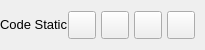
           <widget class="QFrame" name="contentTopBg">
            <property name="minimumSize">
             <size>
              <width>0</width>
              <height>50</height>
             </size>
            </property>
            <property name="maximumSize">
             <size>
              <width>16777215</width>
              <height>50</height>
             </size>
            </property>
            <property name="frameShape">
             <enum>QFrame::NoFrame</enum>
            </property>
            <property name="frameShadow">
             <enum>QFrame::Raised</enum>
            </property>
            <layout class="QHBoxLayout" name="horizontalLayout">
             <property name="spacing">
              <number>0</number>
             </property>
             <property name="leftMargin">
              <number>0</number>
             </property>
             <property name="topMargin">
              <number>0</number>
             </property>
             <property name="rightMargin">
              <number>10</number>
             </property>
             <property name="bottomMargin">
              <number>0</number>
             </property>
             <item>
              <widget class="QFrame" name="leftBox">
               <property name="sizePolicy">
                <sizepolicy hsizetype="Expanding" vsizetype="Preferred">
                 <horstretch>0</horstretch>
                 <verstretch>0</verstretch>
                </sizepolicy>
               </property>
               <property name="frameShape">
                <enum>QFrame::NoFrame</enum>
               </property>
               <property name="frameShadow">
                <enum>QFrame::Raised</enum>
               </property>
               <layout class="QHBoxLayout" name="horizontalLayout_3">
                <property name="spacing">
                 <number>0</number>
                </property>
                <property name="leftMargin">
                 <number>0</number>
                </property>
                <property name="topMargin">
                 <number>0</number>
                </property>
                <property name="rightMargin">
                 <number>0</number>
                </property>
                <property name="bottomMargin">
                 <number>0</number>
                </property>
                <item>
                 <widget class="QLabel" name="titleRightInfo">
                  <property name="sizePolicy">
                   <sizepolicy hsizetype="Preferred" vsizetype="Expanding">
                    <horstretch>0</horstretch>
                    <verstretch>0</verstretch>
                   </sizepolicy>
                  </property>
                  <property name="maximumSize">
                   <size>
                    <width>16777215</width>
                    <height>45</height>
                   </size>
                  </property>
                  <property name="font">
                   <font>
                    <family>Segoe UI</family>
                    <pointsize>10</pointsize>
                    <italic>false</italic>
                    <bold>false</bold>
                   </font>
                  </property>
                  <property name="text">
                   <string>Code Static</string>
                  </property>
                  <property name="alignment">
                   <set>Qt::AlignLeading|Qt::AlignLeft|Qt::AlignVCenter</set>
                  </property>
                 </widget>
                </item>
               </layout>
              </widget>
             </item>
             <item alignment="Qt::AlignRight">
              <widget class="QFrame" name="rightButtons">
               <property name="minimumSize">
                <size>
                 <width>0</width>
                 <height>28</height>
                </size>
               </property>
               <property name="frameShape">
                <enum>QFrame::NoFrame</enum>
               </property>
               <property name="frameShadow">
                <enum>QFrame::Raised</enum>
               </property>
               <layout class="QHBoxLayout" name="horizontalLayout_2">
                <property name="spacing">
                 <number>5</number>
                </property>
                <property name="leftMargin">
                 <number>0</number>
                </property>
                <property name="topMargin">
                 <number>0</number>
                </property>
                <property name="rightMargin">
                 <number>0</number>
                </property>
                <property name="bottomMargin">
                 <number>0</number>
                </property>
                <item>
                 <widget class="QPushButton" name="settingsTopBtn">
                  <property name="minimumSize">
                   <size>
                    <width>28</width>
                    <height>28</height>
                   </size>
                  </property>
                  <property name="maximumSize">
                   <size>
                    <width>28</width>
                    <height>28</height>
                   </size>
                  </property>
                  <property name="cursor">
                   <cursorShape>PointingHandCursor</cursorShape>
                  </property>
                  <property name="toolTip">
                   <string>Settings</string>
                  </property>
                  <property name="text">
                   <string/>
                  </property>
                  <property name="icon">
                   <iconset resource="resources.qrc">
                    <normaloff>:/icons/images/icons/icon_settings.png</normaloff>:/icons/images/icons/icon_settings.png</iconset>
                  </property>
                  <property name="iconSize">
                   <size>
                    <width>20</width>
                    <height>20</height>
                   </size>
                  </property>
                 </widget>
                </item>
                <item>
                 <widget class="QPushButton" name="minimizeAppBtn">
                  <property name="minimumSize">
                   <size>
                    <width>28</width>
                    <height>28</height>
                   </size>
                  </property>
                  <property name="maximumSize">
                   <size>
                    <width>28</width>
                    <height>28</height>
                   </size>
                  </property>
                  <property name="cursor">
                   <cursorShape>PointingHandCursor</cursorShape>
                  </property>
                  <property name="toolTip">
                   <string>Minimize</string>
                  </property>
                  <property name="text">
                   <string/>
                  </property>
                  <property name="icon">
                   <iconset resource="resources.qrc">
                    <normaloff>:/icons/images/icons/icon_minimize.png</normaloff>:/icons/images/icons/icon_minimize.png</iconset>
                  </property>
                  <property name="iconSize">
                   <size>
                    <width>20</width>
                    <height>20</height>
                   </size>
                  </property>
                 </widget>
                </item>
                <item>
                 <widget class="QPushButton" name="maximizeRestoreAppBtn">
                  <property name="minimumSize">
                   <size>
                    <width>28</width>
                    <height>28</height>
                   </size>
                  </property>
                  <property name="maximumSize">
                   <size>
                    <width>28</width>
                    <height>28</height>
                   </size>
                  </property>
                  <property name="font">
                   <font>
                    <family>Segoe UI</family>
                    <pointsize>10</pointsize>
                    <italic>false</italic>
                    <bold>false</bold>
                    <stylestrategy>PreferDefault</stylestrategy>
                   </font>
                  </property>
                  <property name="cursor">
                   <cursorShape>PointingHandCursor</cursorShape>
                  </property>
                  <property name="toolTip">
                   <string>Maximize</string>
                  </property>
                  <property name="text">
                   <string/>
                  </property>
                  <property name="icon">
                   <iconset resource="resources.qrc">
                    <normaloff>:/icons/images/icons/icon_maximize.png</normaloff>:/icons/images/icons/icon_maximize.png</iconset>
                  </property>
                  <property name="iconSize">
                   <size>
                    <width>20</width>
                    <height>20</height>
                   </size>
                  </property>
                 </widget>
                </item>
                <item>
                 <widget class="QPushButton" name="closeAppBtn">
                  <property name="minimumSize">
                   <size>
                    <width>28</width>
                    <height>28</height>
                   </size>
                  </property>
                  <property name="maximumSize">
                   <size>
                    <width>28</width>
                    <height>28</height>
                   </size>
                  </property>
                  <property name="cursor">
                   <cursorShape>PointingHandCursor</cursorShape>
                  </property>
                  <property name="toolTip">
                   <string>Close</string>
                  </property>
                  <property name="text">
                   <string/>
                  </property>
                  <property name="icon">
                   <iconset resource="resources.qrc">
                    <normaloff>:/icons/images/icons/icon_close.png</normaloff>:/icons/images/icons/icon_close.png</iconset>
                  </property>
                  <property name="iconSize">
                   <size>
                    <width>20</width>
                    <height>20</height>
                   </size>
                  </property>
                 </widget>
                </item>
               </layout>
              </widget>
             </item>
            </layout>
           </widget>
